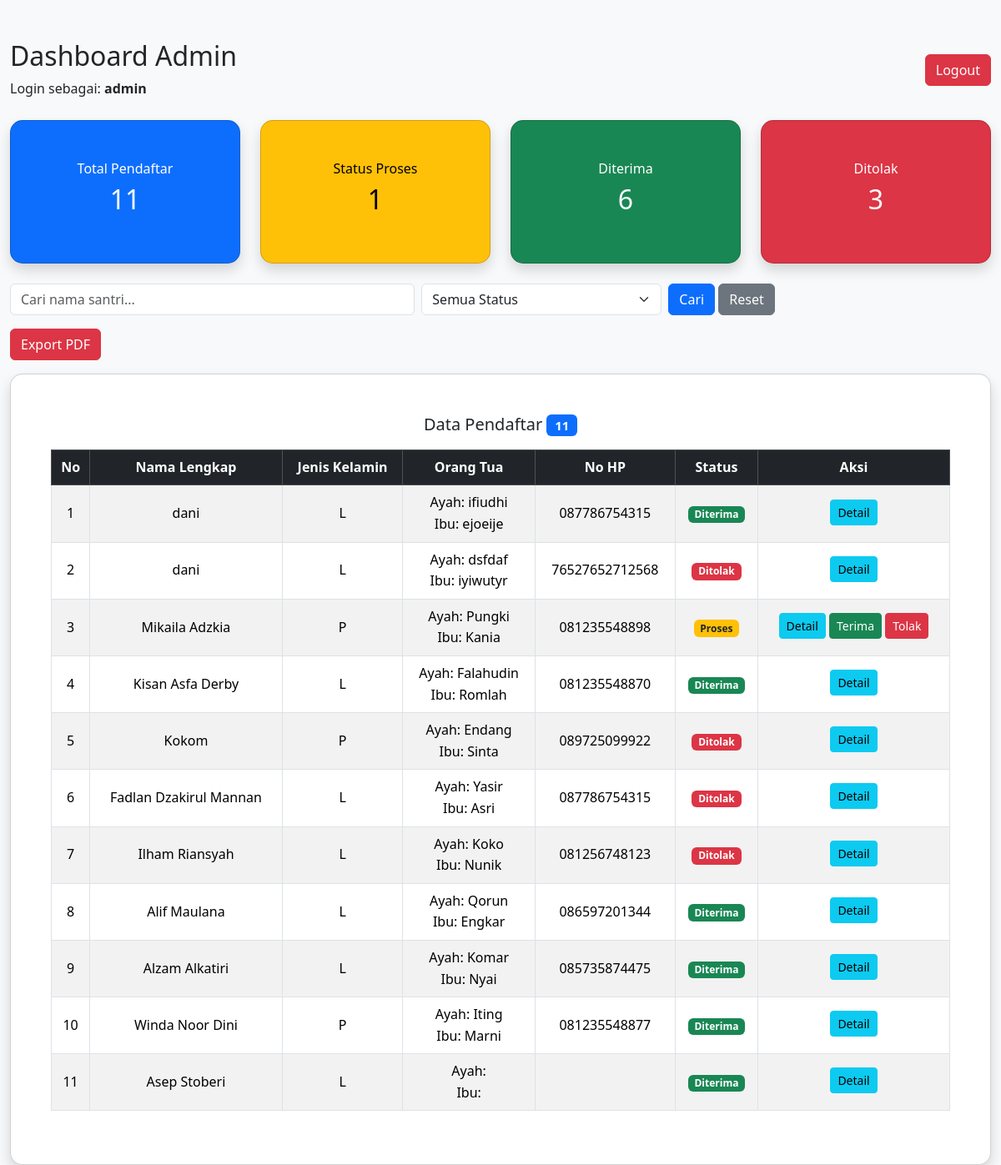
Screenshot of /admin/dashboard.php (signed in) with the database file from the repository.
### tables this page shows
CREATE TABLE `pendaftaran` (
  `id` int(11) NOT NULL,
  `nama_lengkap` varchar(100) NOT NULL,
  `no_hp` varchar(20) NOT NULL,
  `alamat` text NOT NULL,
  `created_at` timestamp NOT NULL DEFAULT current_timestamp(),
  `nik` varchar(20) NOT NULL,
  `tempat_lahir` varchar(50) NOT NULL,
  `tanggal_lahir` date DEFAULT NULL,
  `jenis_kelamin` enum('L','P') NOT NULL,
  `email` varchar(100) NOT NULL,
  `asal_sekolah` varchar(100) NOT NULL,
  `tahun_lulus` varchar(4) NOT NULL,
  `nama_ayah` varchar(100) NOT NULL,
  `pekerjaan_ayah` varchar(100) NOT NULL,
  `nama_ibu` varchar(100) NOT NULL,
  `pekerjaan_ibu` varchar(100) NOT NULL,
  `no_hp_ortu` varchar(20) NOT NULL,
  `alasan_daftar` text NOT NULL,
  `file_kk` varchar(255) DEFAULT NULL,
  `file_akta` varchar(255) DEFAULT NULL,
  `file_ktp_ortu` varchar(255) DEFAULT NULL,
  `file_ijazah` varchar(255) DEFAULT NULL,
  `file_foto` varchar(255) DEFAULT NULL,
  `status` enum('proses','diterima','ditolak') DEFAULT 'proses',
  `kk` varchar(255) DEFAULT NULL,
  `akta_kelahiran` varchar(255) DEFAULT NULL,
  `ktp_ortu` varchar(255) DEFAULT NULL,
  `ijazah` varchar(255) DEFAULT NULL,
  `pas_foto` varchar(255) DEFAULT NULL
);

### admin/dashboard.php (the view, shortened to what this page needs)
<?php
include "../php/koneksi.php";
$total_pendaftar = mysqli_fetch_assoc(
    mysqli_query($koneksi, "SELECT COUNT(*) AS total FROM pendaftaran")
)['total'];
$total_proses = mysqli_fetch_assoc(
    mysqli_query($koneksi, "SELECT COUNT(*) AS total FROM pendaftaran WHERE status='proses'")
)['total'];
$total_diterima = mysqli_fetch_assoc(
    mysqli_query($koneksi, "SELECT COUNT(*) AS total FROM pendaftaran WHERE status='diterima'")
)['total'];
$total_ditolak = mysqli_fetch_assoc(
    mysqli_query($koneksi, "SELECT COUNT(*) AS total FROM pendaftaran WHERE status='ditolak'")
)['total'];
$keyword = isset($_GET['keyword']) ? mysqli_real_escape_string($koneksi, $_GET['keyword']) : '';
$status  = isset($_GET['status'])  ? mysqli_real_escape_string($koneksi, $_GET['status'])  : '';
$sql = "SELECT * FROM pendaftaran WHERE 1";
$sql .= " ORDER BY id DESC";
$query = mysqli_query($koneksi, $sql);
$total = mysqli_num_rows($query);
?>
<!DOCTYPE html>
<html lang="id">
<head>
    <link href="https://cdn.jsdelivr.net/npm/bootstrap@5.3.2/dist/css/bootstrap.min.css" rel="stylesheet">
    <link rel="stylesheet" href="../css/style.css">
</head>
<body>
    <div class="container mt-5">
        <div class="d-flex justify-content-between align-items-center mb-4">
            <div>
                <h2>Dashboard Admin</h2>
                <p class="mb-0">
                    Login sebagai: <strong><?php echo htmlspecialchars($_SESSION['admin']); ?></strong>
                </p>
            </div>
            <a href="logout.php" class="btn btn-danger">Logout</a>
        </div>
        <div class="row mb-4">
            <div class="col-md-3">
                <div class="card text-bg-primary shadow">
                    <div class="card-body text-center">
                        <h6>Total Pendaftar</h6>
                        <h2><?php echo $total_pendaftar; ?></h2>
                    </div>
                </div>
            </div>
            <div class="col-md-3">
                <div class="card text-bg-warning shadow">
                    <div class="card-body text-center">
                        <h6>Status Proses</h6>
                        <h2><?php echo $total_proses; ?></h2>
                    </div>
                </div>
            </div>
            <div class="col-md-3">
                <div class="card text-bg-success shadow">
                    <div class="card-body text-center">
                        <h6>Diterima</h6>
                        <h2><?php echo $total_diterima; ?></h2>
                    </div>
                </div>
            </div>
            <div class="col-md-3">
                <div class="card text-bg-danger shadow">
                    <div class="card-body text-center">
                        <h6>Ditolak</h6>
                        <h2><?php echo $total_ditolak; ?></h2>
                    </div>
                </div>
            </div>
        </div>
        <form method="GET" class="row g-2 mb-3">
            <div class="col-md-5">
                <input type="text"
                    name="keyword"
                    class="form-control"
                    placeholder="Cari nama santri..."
                    value="<?php echo htmlspecialchars($keyword); ?>">
            </div>
            <div class="col-md-3">
                <select name="status" class="form-select">
                    <option value="">Semua Status</option>
                </select>
            </div>
            <div class="col-md-4">
                <button type="submit" class="btn btn-primary">Cari</button>
                <a href="dashboard.php" class="btn btn-secondary">Reset</a>
            </div>
        </form>
        <div class="mb-3">
            <a href="export_pdf.php?keyword=<?php echo urlencode($keyword); ?>&status=<?php echo urlencode($status); ?>"
                target="_blank"
                class="btn btn-danger">
                Export PDF
            </a>
        </div>
        <div class="card shadow">
            <div class="card-body">
                <h5 class="card-title">
                    Data Pendaftar
                    <span class="badge bg-primary"><?php echo $total; ?></span>
                </h5>
                <div class="table-responsive mt-3">
                    <table class="table table-bordered table-striped align-middle">
                        <thead class="table-dark">
                            <tr>
                                <th>No</th>
                                <th>Nama Lengkap</th>
                                <th>Jenis Kelamin</th>
                                <th>Orang Tua</th>
                                <th>No HP</th>
                                <th>Status</th>
                                <th width="230">Aksi</th>
                            </tr>
                        </thead>
                        <tbody>
                            <?php if ($total > 0): ?>
                                <?php $no = 1;
                                while ($row = mysqli_fetch_assoc($query)): ?>
                                    <tr>
                                        <td><?php echo $no++; ?></td>
                                        <td><?php echo htmlspecialchars($row['nama_lengkap']); ?></td>
                                        <td><?php echo htmlspecialchars($row['jenis_kelamin']); ?></td>
                                        <td>
                                            Ayah: <?php echo htmlspecialchars($row['nama_ayah']); ?><br>
                                            Ibu: <?php echo htmlspecialchars($row['nama_ibu']); ?>
                                        </td>
                                        <td><?php echo htmlspecialchars($row['no_hp']); ?></td>
                                        <td>
                                            <?php
                                            if ($row['status'] == 'proses') {
                                                echo '<span class="badge bg-warning text-dark">Proses</span>';
                                            } elseif ($row['status'] == 'diterima') {
                                                echo '<span class="badge bg-success">Diterima</span>';
                                            } else {
                                                echo '<span class="badge bg-danger">Ditolak</span>';
                                            }
                                            ?>
                                        </td>
                                        <td>
                                            <a href="detail_pendaftar.php?id=<?php echo $row['id']; ?>"
                                                class="btn btn-info btn-sm mb-1">
                                                Detail
                                            </a>
                                            <?php if ($row['status'] == 'proses') { ?>
                                                <a href="ubah_status.php?id=<?php echo $row['id']; ?>&status=diterima"
                                                    class="btn btn-success btn-sm mb-1"
                                                    onclick="return confirm('Terima pendaftar ini?')">
                                                    Terima
                                                </a>
                                                <a href="ubah_status.php?id=<?php echo $row['id']; ?>&status=ditolak"
                                                    class="btn btn-danger btn-sm mb-1"
                                                    onclick="return confirm('Tolak pendaftar ini?')">
                                                    Tolak
                                                </a>
                                            <?php } ?>
                                        </td>
                                    </tr>
                                <?php endwhile; ?>
                            <?php else: ?>
                                <tr>
                                    <td colspan="7" class="text-center">Data tidak ditemukan</td>
                                </tr>
                            <?php endif; ?>
                        </tbody>
                    </table>
                </div>
            </div>
        </div>
    </div>
</body>
</html>

### css/style.css (style rules this page uses)
* { margin: 0; padding: 0; box-sizing: border-box; }
body { font-family: 'Segoe UI', Tahoma, Geneva, Verdana, sans-serif; line-height: 1.6; background: #f8f9fa; }
.container { max-width: 1400px; margin: 0 auto; }
.card { background: white; padding: 2rem; border-radius: 15px; box-shadow: 0 5px 20px rgba(0,0,0,0.1); transition: transform 0.3s, box-shadow 0.3s; text-align: center; animation: fadeInUp 0.6s ease-out backwards; }
.card:nth-child(1) { animation-delay: 0.1s; }

### rows the page displays
pendaftaran: nama_lengkap "dani", jenis_kelamin "L", nama_ayah "ifiudhi", nama_ibu "ejoeije", no_hp "087786754315", status "Diterima"
pendaftaran: nama_lengkap "dani", jenis_kelamin "L", nama_ayah "dsfdaf", nama_ibu "iyiwutyr", no_hp "76527652712568", status "Ditolak"
pendaftaran: nama_lengkap "Mikaila Adzkia", jenis_kelamin "P", nama_ayah "Pungki", nama_ibu "Kania", no_hp "081235548898", status "Proses"
pendaftaran: nama_lengkap "Kisan Asfa Derby", jenis_kelamin "L", nama_ayah "Falahudin", nama_ibu "Romlah", no_hp "081235548870", status "Diterima"
pendaftaran: nama_lengkap "Kokom", jenis_kelamin "P", nama_ayah "Endang", nama_ibu "Sinta", no_hp "089725099922", status "Ditolak"
pendaftaran: nama_lengkap "Fadlan Dzakirul Mannan", jenis_kelamin "L", nama_ayah "Yasir", nama_ibu "Asri", no_hp "087786754315", status "Ditolak"
pendaftaran: nama_lengkap "Ilham Riansyah", jenis_kelamin "L", nama_ayah "Koko", nama_ibu "Nunik", no_hp "081256748123", status "Ditolak"
pendaftaran: nama_lengkap "Alif Maulana", jenis_kelamin "L", nama_ayah "Qorun", nama_ibu "Engkar", no_hp "086597201344", status "Diterima"
pendaftaran: nama_lengkap "Alzam Alkatiri", jenis_kelamin "L", nama_ayah "Komar", nama_ibu "Nyai", no_hp "085735874475", status "Diterima"
pendaftaran: nama_lengkap "Winda Noor Dini", jenis_kelamin "P", nama_ayah "Iting", nama_ibu "Marni", no_hp "081235548877", status "Diterima"
pendaftaran: nama_lengkap "Asep Stoberi", jenis_kelamin "L", status "Diterima"

### other values shown
$_SESSION['admin'] "admin"
$total_pendaftar "11"
$total_proses "1"
$total_diterima "6"
$total_ditolak "3"
$total "11"
